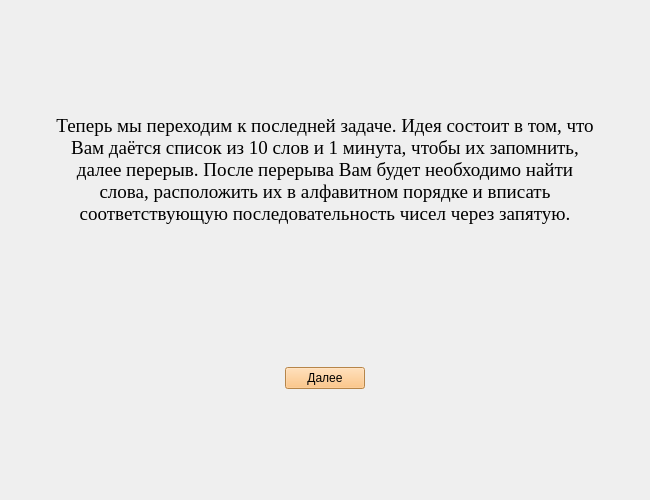
<?xml version="1.0" encoding="UTF-8"?>
<ui version="4.0">
 <class>BreakFourthForm</class>
 <widget class="QWidget" name="BreakFourthForm">
  <property name="geometry">
   <rect>
    <x>0</x>
    <y>0</y>
    <width>650</width>
    <height>500</height>
   </rect>
  </property>
  <property name="windowTitle">
   <string>BreakFourth</string>
  </property>
  <layout class="QGridLayout" name="gridLayout">
   <item row="0" column="1">
    <spacer name="verticalSpacer">
     <property name="orientation">
      <enum>Qt::Vertical</enum>
     </property>
     <property name="sizeHint" stdset="0">
      <size>
       <width>20</width>
       <height>40</height>
      </size>
     </property>
    </spacer>
   </item>
   <item row="4" column="1">
    <spacer name="verticalSpacer_2">
     <property name="orientation">
      <enum>Qt::Vertical</enum>
     </property>
     <property name="sizeHint" stdset="0">
      <size>
       <width>20</width>
       <height>40</height>
      </size>
     </property>
    </spacer>
   </item>
   <item row="1" column="2">
    <spacer name="horizontalSpacer_2">
     <property name="orientation">
      <enum>Qt::Horizontal</enum>
     </property>
     <property name="sizeHint" stdset="0">
      <size>
       <width>40</width>
       <height>20</height>
      </size>
     </property>
    </spacer>
   </item>
   <item row="1" column="0">
    <spacer name="horizontalSpacer">
     <property name="orientation">
      <enum>Qt::Horizontal</enum>
     </property>
     <property name="sizeHint" stdset="0">
      <size>
       <width>40</width>
       <height>20</height>
      </size>
     </property>
    </spacer>
   </item>
   <item row="3" column="1">
    <layout class="QHBoxLayout" name="horizontalLayout">
     <item>
      <widget class="QPushButton" name="pushButton">
       <property name="sizePolicy">
        <sizepolicy hsizetype="Fixed" vsizetype="Fixed">
         <horstretch>0</horstretch>
         <verstretch>0</verstretch>
        </sizepolicy>
       </property>
       <property name="styleSheet">
        <string notr="true">background-color: rgb(255, 186, 102);</string>
       </property>
       <property name="text">
        <string>Далее</string>
       </property>
      </widget>
     </item>
    </layout>
   </item>
   <item row="1" column="1">
    <layout class="QHBoxLayout" name="horizontalLayout_2">
     <item>
      <widget class="QTextBrowser" name="textBrowser">
       <property name="sizePolicy">
        <sizepolicy hsizetype="Minimum" vsizetype="Expanding">
         <horstretch>0</horstretch>
         <verstretch>0</verstretch>
        </sizepolicy>
       </property>
       <property name="minimumSize">
        <size>
         <width>550</width>
         <height>0</height>
        </size>
       </property>
       <property name="maximumSize">
        <size>
         <width>16777215</width>
         <height>150</height>
        </size>
       </property>
       <property name="font">
        <font>
         <family>Times New Roman</family>
         <pointsize>14</pointsize>
        </font>
       </property>
       <property name="styleSheet">
        <string notr="true">border: none;
background-color: transparent;</string>
       </property>
       <property name="html">
        <string>&lt;!DOCTYPE HTML PUBLIC &quot;-//W3C//DTD HTML 4.0//EN&quot; &quot;http://www.w3.org/TR/REC-html40/strict.dtd&quot;&gt;
&lt;html&gt;&lt;head&gt;&lt;meta name=&quot;qrichtext&quot; content=&quot;1&quot; /&gt;&lt;style type=&quot;text/css&quot;&gt;
p, li { white-space: pre-wrap; }
&lt;/style&gt;&lt;/head&gt;&lt;body style=&quot; font-family:'Times New Roman'; font-size:14pt; font-weight:400; font-style:normal;&quot;&gt;
&lt;p align=&quot;center&quot; style=&quot; margin-top:0px; margin-bottom:0px; margin-left:0px; margin-right:0px; -qt-block-indent:0; text-indent:0px;&quot;&gt;Теперь мы переходим к последней задаче. Идея состоит в том, что Вам даётся список из 10 слов и 1 минута, чтобы их запомнить, далее перерыв. После перерыва Вам будет необходимо найти слова, расположить их в алфавитном порядке и вписать соответствующую последовательность чисел через запятую.&lt;/p&gt;&lt;/body&gt;&lt;/html&gt;</string>
       </property>
      </widget>
     </item>
    </layout>
   </item>
   <item row="2" column="1">
    <spacer name="verticalSpacer_3">
     <property name="orientation">
      <enum>Qt::Vertical</enum>
     </property>
     <property name="sizeHint" stdset="0">
      <size>
       <width>20</width>
       <height>40</height>
      </size>
     </property>
    </spacer>
   </item>
  </layout>
 </widget>
 <resources/>
 <connections/>
</ui>
